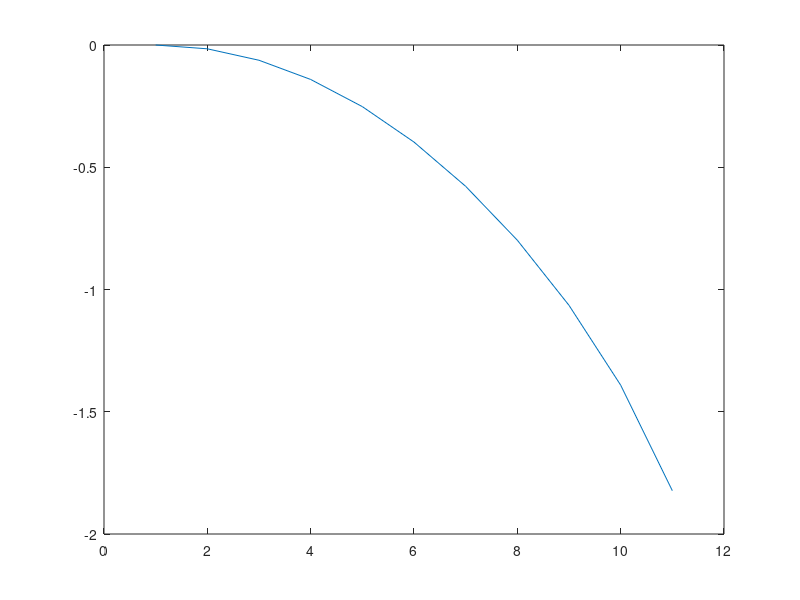

MATLAB code to generate this figure:
% Ray trace manual
clear;

%Refractive Index of Air
N1 = 1;
%N-BAF10
N2 = 1.65404;
%NSF-6
N3 = 1.77341;

%Lens Radii
R1 = 21.1;
R2 = 15.2;
R3 = 71.1;

%Lens Positions
P1 = 0;
P2 = 13.0;
P3 = 14.8;
P4 = 14.8;

focal_length = 30.4;

theta = -pi/2:pi/500:pi/2;
plot(R1*cos(pi +theta) +R1 + P1, R1*sin(pi + theta))
hold on;
plot(R2*cos(theta) -R2 + P2, R2*sin(theta))
plot(R3*cos(theta) -R3 + P3, R3*sin(theta))

%Starting point
sourcex = 0;
sourcez = -60.8;

for k = 0:10
%First lens boundary
surf1x = k*2.53/2;
%x^2 + (z-R1)^2 = R1^2
%z^2 +R1^2 -2z*R1 + x^2 = R1^2
%z^2 -2*r1*z + x^2 = 0
surf1z = ((2*R1) - sqrt(2*2*R1*R1 - 4*surf1x*surf1x))/2;

ray1x = surf1x - sourcex;
ray1z = surf1z - sourcez;
ray1 = [ray1x/sqrt(ray1x^2 + ray1z^2), ray1z/sqrt(ray1x^2 + ray1z^2)];

%Calculate radius of lens to get angle for snell calculation
rad1x = surf1x;
rad1z = -R1 + surf1z;
tan1x = -rad1z;
tan1z = rad1x;

%Find angle between the two using dot product -> cosine
mray1 = sqrt(ray1x^2 + ray1z^2);
mrad1 = sqrt(rad1x^2 + rad1z^2);
dot1 = abs((ray1x * rad1x) + (ray1z * rad1z))/(mrad1*mray1);
angle1 = 360*acos(dot1)/2/pi;

%Use snells law to find angle across boundary
angle1f = 360*asin(sqrt(1 - dot1^2) * N1/N2)/2/pi;
%Radius :: adjacent Tangent :: opposite tan = tangent/radius
%tan1len is length of tangent
tan1len = sqrt(rad1x^2 + rad1z^2) * tan(2*pi*angle1f/360);

%Add tangent to radius source point
targ2x = 0  + tan1len*tan1x/sqrt(tan1x^2 + tan1z^2);
targ2z = R1 + tan1len*tan1z/sqrt(tan1x^2 + tan1z^2);

%Ray2 is surface of lens1 to target
ray2x = targ2x - surf1x;
ray2z = targ2z - surf1z;
ray2 = [ray2x/sqrt(ray2x^2 + ray2z^2), ray2z/sqrt(ray2x^2 + ray2z^2)];

%Lens2 boundary => x^2 + (z + R2 - P2)^2 = R2^2
%Ray2 => surf1x + L*ray2x , surf1z + L*ray2z

%<surf1x + L*ray2x, surf1z + l*ray2z>
%z = surf1z + L*ray2z
%L = (z-surf1z)/ray2z
%x = surf1x + L*ray2x
%x = surf1x + (z - surf1z)*ray2x/ray2z

%(surf1x + (z - surf1z)*ray2x/ray2z)^2 + (z + R2 - P2)^2 = R2^2

%z^2 + 2*(R2-P2)*z + (P2^2 - 2*R2*P2) +
%surf1x^2 + 2*surf1x*(z - surf1z)*ray2x/ray2z + (z-surf1z)^2 *(ray2x/ray2z)^2 = 0

%(z-surf1z)^2 *(ray2x/ray2z)^2 = z^2 -2*surf1z*z + surf1z^2

%Find z intercept of lens2
A = 1 + (ray2x/ray2z)^2;
B = (2*(R2-P2)) + 2*surf1x*ray2x/ray2z -2*surf1z*(ray2x/ray2z)^2;
C = P2^2 - 2*R2*P2 + surf1x^2 -2*surf1x*surf1z*ray2x/ray2z + surf1z*surf1z*(ray2x/ray2z)^2;

surf2z = (-B + sqrt(B^2 - 4*A*C))/2/A;
%x^2 + (z - P2 + R2)^2 = R2^2
%x^2 = R2^2 - z^2 +2*z*(P2-R2) -(P2-R2)^2 
surf2x = sqrt(R2^2 - surf2z^2 - (P2-R2)^2 + 2*surf2z*(P2-R2));

%Calculate radius of lens to get angle for snell calculation
rad2x = surf2x;
rad2z = surf2z - (-R2 + P2);
tan2x = -rad2z;
tan2z = rad2x;

%Find angle between the two using dot product -> cosine
mray2 = sqrt(ray2x^2 + ray2z^2);
mrad2 = sqrt(rad2x^2 + rad2z^2);
dot2 = abs((ray2x * rad2x) + (ray2z * rad2z))/(mrad2*mray2);
angle2 = 360*acos(dot2)/2/pi;

%Use snells law to find angle across boundary
angle2f = 360*asin(sqrt(1 - dot2^2) * N2/N3)/2/pi;
%Radius :: adjacent Tangent :: opposite tan = tangent/radius
%tan1len is length of tangent
tan2len = sqrt(rad2x^2 + rad2z^2) * tan(2*pi*angle2f/360);

%Add tangent to radius source point
targ3x = 0  - tan2len*tan2x/sqrt(tan2x^2 + tan2z^2);
targ3z = -R2+P2 - tan2len*tan2z/sqrt(tan2x^2 + tan2z^2);

%Ray3 is surface of lens2 to target
ray3x = targ3x - surf2x;
ray3z = targ3z - surf2z;
ray3 = [-ray3x/sqrt(ray3x^2 + ray3z^2), -ray3z/sqrt(ray3x^2 + ray3z^2)];

%Find z intercept of lens2 back
A = 1 + (ray3x/ray3z)^2;
B = (2*(R3-P3)) + 2*surf2x*ray3x/ray3z -2*surf2z*(ray3x/ray3z)^2;
C = P3^2 - 2*R3*P3 + surf2x^2 -2*surf2x*surf2z*ray3x/ray3z + surf2z*surf2z*(ray3x/ray3z)^2;

surf3z = (-B + sqrt(B^2 - 4*A*C))/2/A;
%x^2 + (z - P2 + R2)^2 = R2^2
%x^2 = R2^2 - z^2 +2*z*(P2-R2) -(P2-R2)^2 
surf3x = sqrt(R3^2 - surf3z^2 - (P3-R3)^2 + 2*surf3z*(P3-R3));

%Calculate radius of lens to get angle for snell calculation
rad3x = surf3x;
rad3z = surf3z - (-R3 + P3);
tan3x = -rad3z;
tan3z = rad3x;

%Find angle between the two using dot product -> cosine
mray3 = sqrt(ray3x^2 + ray3z^2);
mrad3 = sqrt(rad3x^2 + rad3z^2);
dot3 = abs((ray3x * rad3x) + (ray3z * rad3z))/(mrad3*mray3);
angle3 = 360*acos(dot3)/2/pi;

%Use snells law to find angle across boundary
angle3f = 360*asin(sqrt(1 - dot3^2) * N3/N1)/2/pi;
%Radius :: adjacent Tangent :: opposite tan = tangent/radius
%tan1len is length of tangent
tan3len = sqrt(rad3x^2 + rad3z^2) * tan(2*pi*angle3f/360);

%Add tangent to radius source point
targ4x = 0  - tan3len*tan3x/sqrt(tan3x^2 + tan3z^2);
targ4z = -R3+P3 - tan3len*tan3z/sqrt(tan3x^2 + tan3z^2);

%Ray4 is surface of lens3 to target
ray4x = targ4x - surf3x;
ray4z = targ4z - surf3z;
ray4 = [-ray4x/sqrt(ray4x^2 + ray4z^2), -ray4z/sqrt(ray4x^2 + ray4z^2)];

surf4z = P4;
surf4x = surf3x + (surf4z-surf3z)*ray4x/ray4z;

targz = 190.8;
targx = surf4x + (targz-surf4z)*ray4x/ray4z;

plot(linspace(sourcez, surf1z,50),linspace(sourcex, surf1x,50))
plot(linspace(surf1z, surf2z,50),linspace(surf1x, surf2x,50))
plot(linspace(surf2z, surf3z,50),linspace(surf2x, surf3x,50))
plot(linspace(surf3z, surf4z,50),linspace(surf3x, surf4x,50))

plot(linspace(surf4z, targz,50),linspace(surf4x, targx,50))

path1 = sqrt((surf1x-sourcex)^2+(surf1z-sourcez)^2);
path2 = sqrt((surf2x-surf1x)^2+(surf2z-surf1z)^2);
path3 = sqrt((surf3x-surf2x)^2+(surf3z-surf2z)^2);
path4 = sqrt((surf4x-surf3x)^2+(surf4z-surf3z)^2);
opd(k+1) = path1*N1 + path2*N2 + path3*N3 + path4*N1;

dist(k+1) = sqrt((0-surf4x)^2 + (targz - surf4z)^2);
end

xlim([-65 65])
ylim([-12.7 12.7])
hold off;

error = (opd-opd(1) - dist + dist(1));
plot(error)

